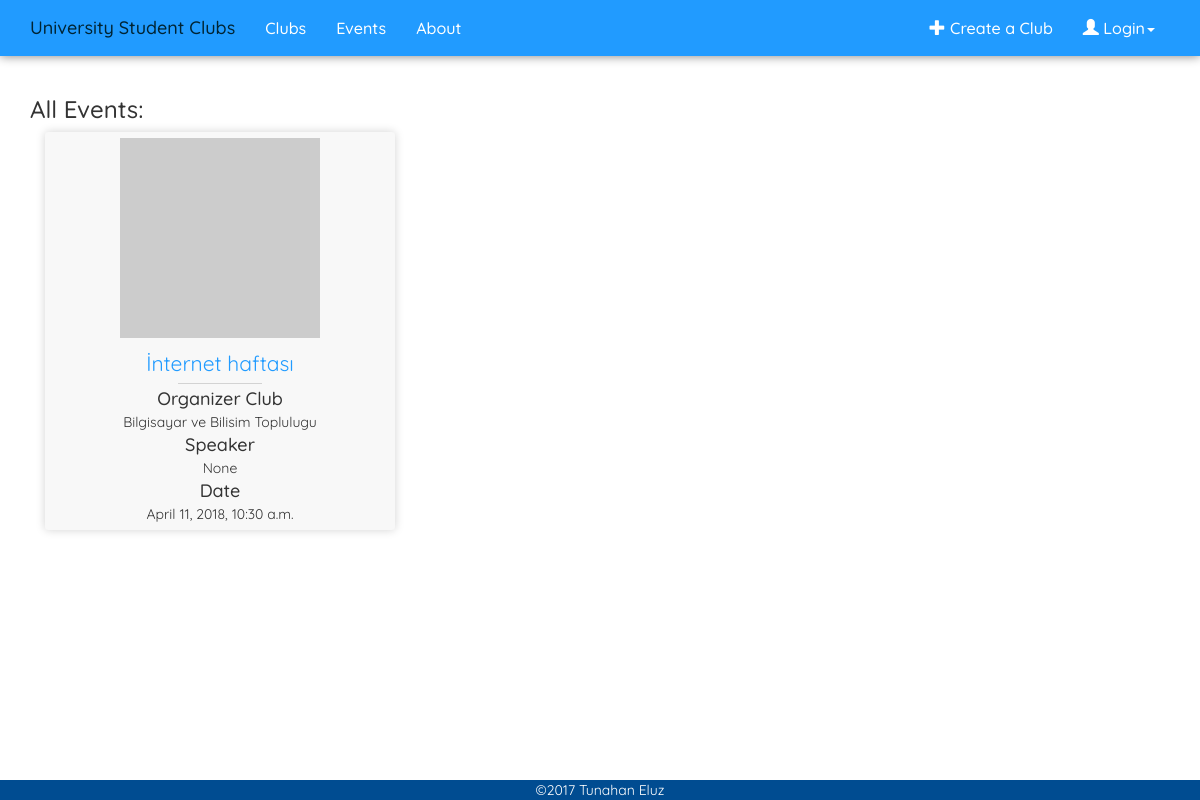
Screenshot of /events/ with the database file from the repository.
### Events/models.py (models this page shows, shortened)
class Event(models.Model):
    Event_Name = models.CharField(max_length=200)
    Event_Date = models.DateTimeField()
    Description = models.CharField(max_length=1000, blank=True ,null=True)
    Event_venue = models.CharField(max_length=200, blank=True ,null=True)
    Event_Poster = models.CharField(max_length=1000, blank=True ,null=True)
    Event_Speaker= models.CharField(max_length=200, blank=True ,null=True)
    Organizer_Club = models.ForeignKey(Club, on_delete=models.CASCADE)

### Sclubs/models.py (models this page shows)
class Club(models.Model):
    University = models.ForeignKey(University , on_delete=models.CASCADE)
    Chairman = models.CharField(max_length=50)
    Vice_Chairman = models.CharField(max_length=50)
    Genre = models.CharField(max_length=50)
    Club_email = models.CharField(max_length=100)
    Club_Logo = models.CharField(max_length=1000)
    Club_Name = models.CharField(max_length=200)
    def __str__(self):
        return self.Club_Name

### Events/views.py (the view)
def index(request):
    all_events = Event.objects.all()
    return render(request, 'Events/index.html', {'all_events': all_events})

### templates/Events/index.html
{% extends "base.html" %}
{% block content %}
    {% if all_events %}
        <div class="container">
            <h3>All Events:</h3>
            {% for event in all_events %}
                <div class="col-md-4" style="margin-bottom: 25px;">
                    <div class="club-card">
                        <img class="club-logo" src="http://lorempixel.com/200/200/" alt="Logo">
                        <a class="club-name" href="{% url 'event_detail' event.id  %}">{{ event.Event_Name }}</a>
                        <span class="seperator"></span>
                        <h4>Organizer Club</h4>
                        <span>{{ event.Organizer_Club}}</span>
                        <h4>Speaker</h4>
                        <span>{{ event.Event_Speaker}}</span>
                        <h4>Date</h4>
                        <span>{{ event.Event_Date}}</span>
                </div>
                </div>
            {% endfor  %}
        </div>
    {% else %}
        <h3>There is no Event</h3>
    {% endif %}
{% endblock %}

### static/Sclubs/style.css (style rules this page uses)
html, body { font-family: 'Quicksand', serif; }
body { position: relative; min-height: 100vh; margin-bottom: -25px; padding-bottom: 25px; }
.seperator { display: block; width: 25%; background-color: lightgray; height: 1px; margin: 5px auto; }
.club-card { background-color: #f8f8f8; border-radius: 3px; box-shadow: 0px 0px 10px lightgray; padding: 6px; text-align: center; }
.club-card h4 { margin-top: 3px; margin-bottom: 3px; }
.club-name { color: #219bff; display: block; font-size: 1.5em; margin-top: 10px; }

### rows the page displays
Event: Event_Name "İnternet haftası", Organizer_Club "Bilgisayar ve Bilisim Toplulugu", Event_Speaker "None", Event_Date "April 11, 2018, 10:30 a.m."
